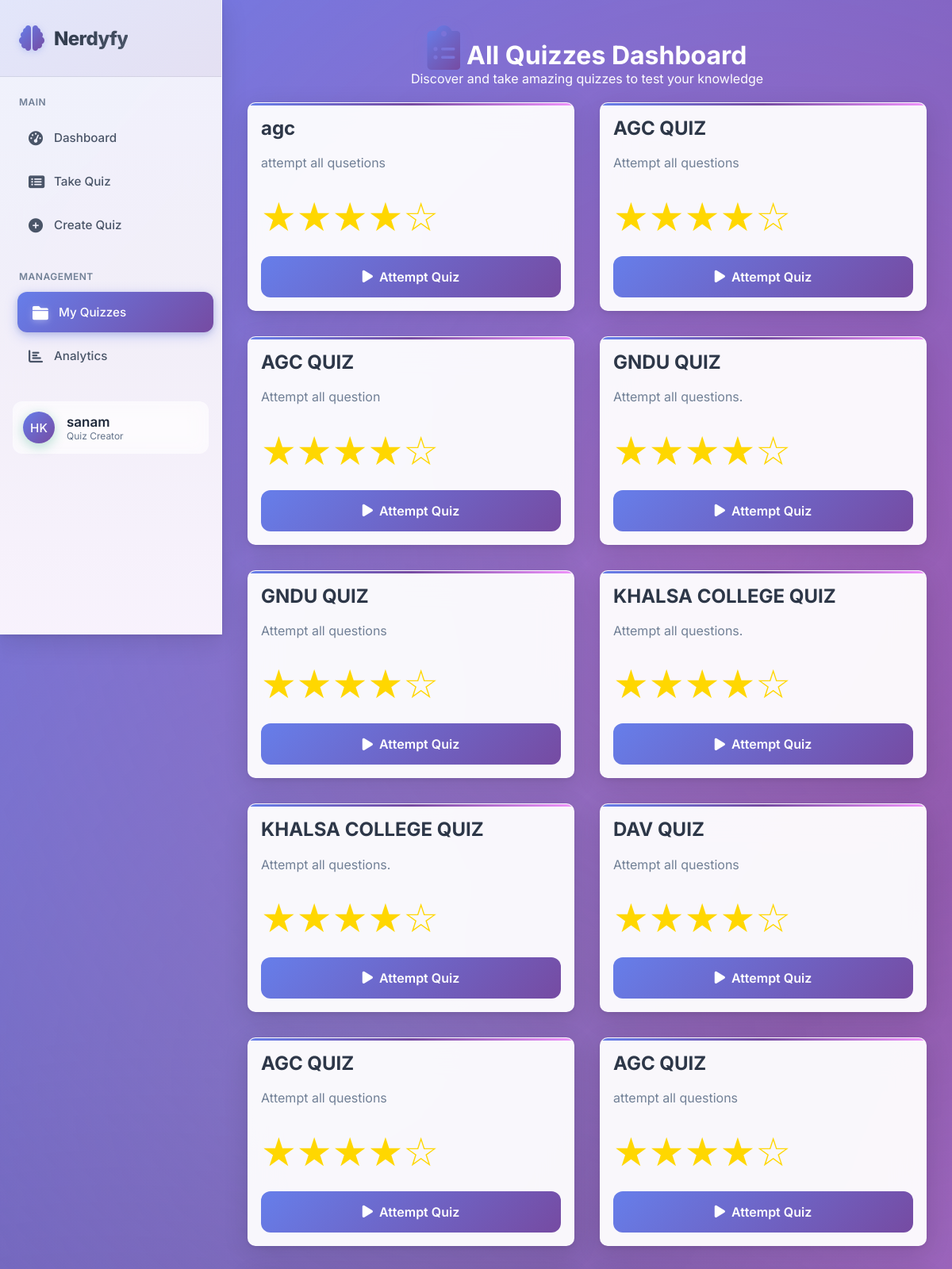
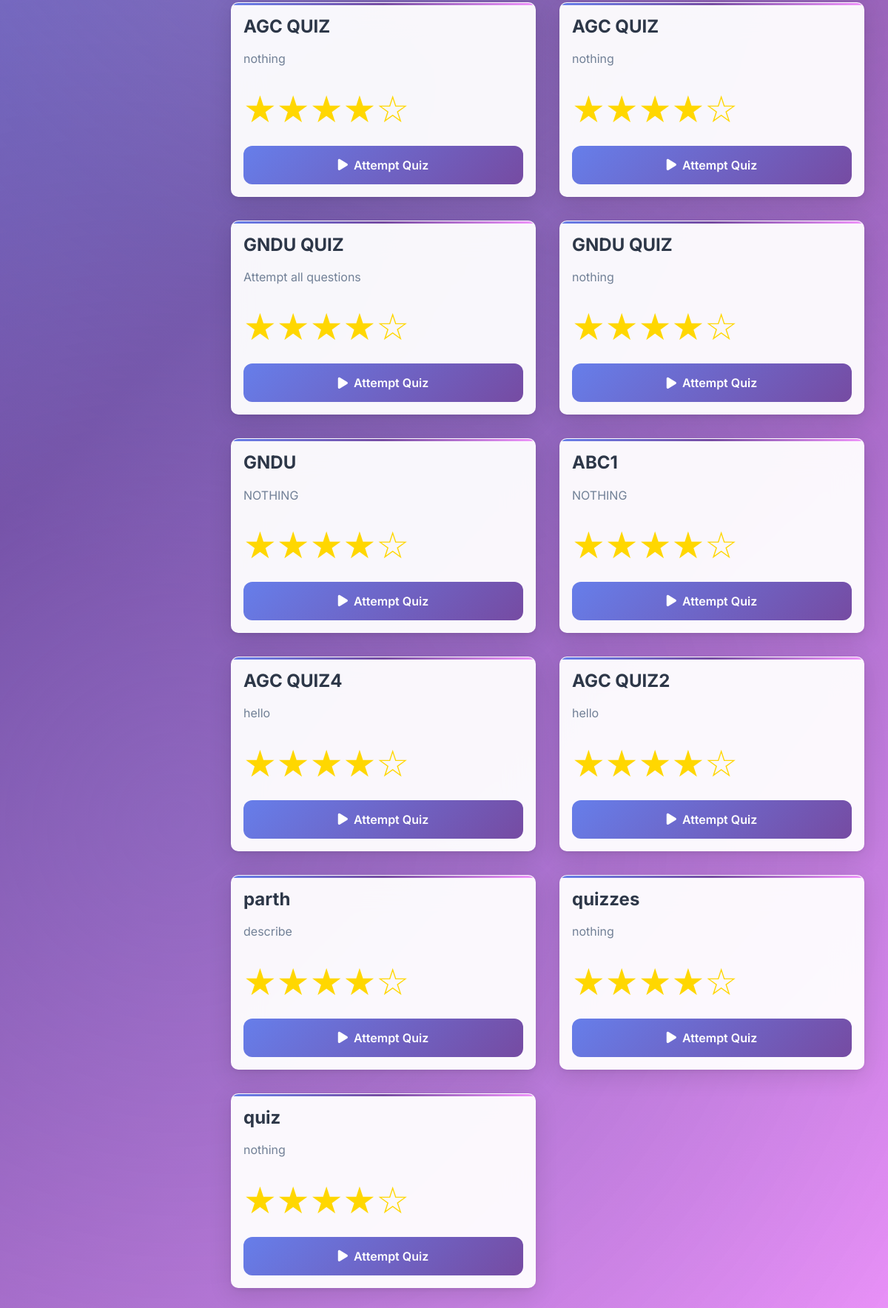
Page /allquiz/ (signed in) on the committed database (2 pictures, top to bottom).
### quizapp/models.py (models this page shows)
class Quiz(models.Model):
    quiztitle = models.CharField(max_length=400)
    description = models.CharField(max_length=1000)
    totalquestions = models.IntegerField()
    time = models.IntegerField()
    created_at = models.DateTimeField(auto_now_add=True)
    created_by = models.ForeignKey(User, on_delete=models.CASCADE, default=1, null=True, blank=True)

### quizapp/views.py (the view)
# urls.py: path('allquiz/',allquiz_views,name='allquiz'),
def allquiz_views(request):
    quizzes = Quiz.objects.all().order_by('created_at')
    return render(request,'allquiz.html',{'quizzes':quizzes})

### template/allquiz.html (shortened to what this page needs)
<!DOCTYPE html>
<html lang="en">
<head>
    <link href="https://cdnjs.cloudflare.com/ajax/libs/font-awesome/6.0.0/css/all.min.css" rel="stylesheet">
</head>
<body>
  <div class="dashboard-container">
        <aside class="sidebar">
            <div class="sidebar-header">
                <div class="logo">
                    <i class="fas fa-brain"></i>
                    <h2>Nerdyfy</h2>
                </div>
            </div>
            <nav class="nav-menu">
                <div class="nav-section">
                    <div class="nav-section-title">Main</div>
                    <div class="nav-item">
                        <a href="{% url 'dashboard' %}" class="nav-link">
                            <i class="fas fa-tachometer-alt"></i>
                            Dashboard
                        </a>
                    </div>
                    <div class="nav-item">
                        <a href="{% url 'allquiz' %}" class="nav-link">
                            <i class="fas fa-list-alt"></i>
                            Take Quiz
                        </a>
                    </div>
                    <div class="nav-item">
                        <a href="{% url 'quizform' %}" class="nav-link">
                            <i class="fas fa-plus-circle"></i>
                            Create Quiz
                        </a>
                    </div>
                </div>
                <div class="nav-section">
                    <div class="nav-section-title">Management</div>
                    <div class="nav-item">
                        <a href="{% url 'myquiz' %}" class="nav-link active">
                            <i class="fas fa-folder"></i>
                            My Quizzes
                        </a>
                    </div>
                    <div class="nav-item">
                        <a href="{% url 'analytics' %}" class="nav-link">
                            <i class="fas fa-chart-bar"></i>
                            Analytics
                        </a>
                    </div>
                </div>
                <div class="nav-item">
                  <a href="/profile" class="user-profile">
                    <div class="user-avatar">HK</div>
                    <div class="user-info">
                      <div class="user-name">{{ user }}</div>
                      <div class="user-role">Quiz Creator</div>
                    </div>
                  </a>
                </div>
            </nav>
        </aside>
        <main class="main-content">
                <div class="content">
                    <h1>
                        <i class="fas fa-clipboard-list header-icon"></i>
                        All Quizzes Dashboard
                    </h1>
                    <p class="content">Discover and take amazing quizzes to test your knowledge</p>
                </div>
                {% if quizzes %}
                    <div class="container" id="quizContainer">
                        {% for quiz in quizzes %}
                            <div class="quiz-card" >
                               <div class="quiz-title">{{ quiz.quiztitle }}</div>
                                <div class="quiz-desc">{{ quiz.description|default:"No description provided. This quiz will test your knowledge and help you learn new concepts." }}</div>
                                <div class="quiz-rating">★★★★☆</div>
                                {% if quiz.id %}
                                    <a href="{% url 'takequiz' quiz.id %}" class="attempt-btn">
                                        <i class="fas fa-play btn-icon"></i>
                                        Attempt Quiz
                                    </a>
                                {% endif %}
                            </div>
                        {% endfor %}
                    </div>
                {% endif %}
            </div>
</body>
</html>

### rows in the picture
Quiz: quiztitle "agc", description "attempt all qusetions", shows "Attempt Quiz"
Quiz: quiztitle "AGC QUIZ", description "Attempt all questions", shows "Attempt Quiz"
Quiz: quiztitle "AGC QUIZ", description "Attempt all question", shows "Attempt Quiz"
Quiz: quiztitle "GNDU QUIZ", description "Attempt all questions.", shows "Attempt Quiz"
Quiz: quiztitle "GNDU QUIZ", description "Attempt all questions", shows "Attempt Quiz"
Quiz: quiztitle "KHALSA COLLEGE QUIZ", description "Attempt all questions.", shows "Attempt Quiz"
Quiz: quiztitle "KHALSA COLLEGE QUIZ", description "Attempt all questions.", shows "Attempt Quiz"
Quiz: quiztitle "DAV QUIZ", description "Attempt all questions", shows "Attempt Quiz"
Quiz: quiztitle "AGC QUIZ", description "Attempt all questions", shows "Attempt Quiz"
Quiz: quiztitle "AGC QUIZ", description "attempt all questions", shows "Attempt Quiz"
Quiz: quiztitle "AGC QUIZ", description "nothing", shows "Attempt Quiz"
Quiz: quiztitle "AGC QUIZ", description "nothing", shows "Attempt Quiz"
Quiz: quiztitle "GNDU QUIZ", description "Attempt all questions", shows "Attempt Quiz"
Quiz: quiztitle "GNDU QUIZ", description "nothing", shows "Attempt Quiz"
Quiz: quiztitle "GNDU", description "NOTHING", shows "Attempt Quiz"
Quiz: quiztitle "ABC1", description "NOTHING", shows "Attempt Quiz"
Quiz: quiztitle "AGC QUIZ4", description "hello", shows "Attempt Quiz"
Quiz: quiztitle "AGC QUIZ2", description "hello", shows "Attempt Quiz"
Quiz: quiztitle "parth", description "describe", shows "Attempt Quiz"
Quiz: quiztitle "quizzes", description "nothing", shows "Attempt Quiz"
Quiz: quiztitle "quiz", description "nothing", shows "Attempt Quiz"

### other values in the picture
{{ user }} "sanam"
